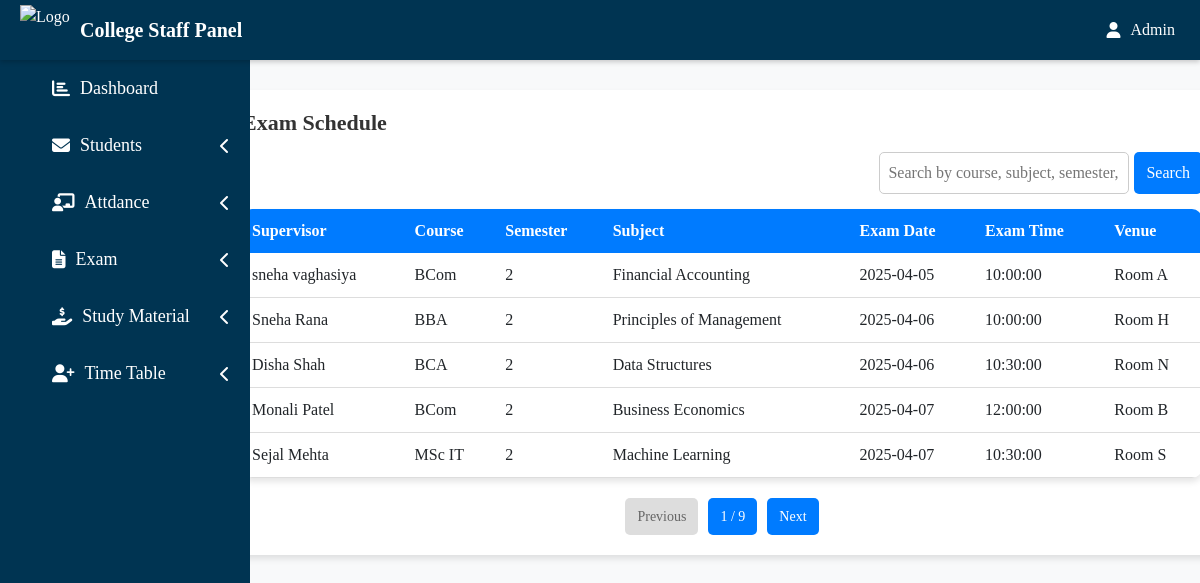
Screenshot of /collegestaff/staff_exam_schedule.php with the database file from the repository.
### tables this page shows
CREATE TABLE `cexam_schedule` (
  `id` int(11) NOT NULL,
  `course` varchar(50) NOT NULL,
  `semester` int(11) NOT NULL,
  `subject` varchar(100) NOT NULL,
  `exam_date` date NOT NULL,
  `exam_time` time NOT NULL,
  `venue` varchar(100) NOT NULL,
  `supervisor_id` int(11) NOT NULL
);

CREATE TABLE `faculty` (
  `id` int(11) NOT NULL,
  `name` varchar(100) NOT NULL,
  `email` varchar(100) NOT NULL,
  `phone` varchar(15) NOT NULL,
  `qualification` varchar(100) NOT NULL,
  `field` enum('BCA','BCOM','BBA','MSC IT','Lab Assistant','Admin Staff','Sports Staff') NOT NULL,
  `designation` varchar(100) NOT NULL,
  `experience` int(11) NOT NULL,
  `contact` varchar(50) NOT NULL,
  `image` varchar(255) NOT NULL
);

### collegestaff/staff_exam_schedule.php (the view, shortened to what this page needs)
<?php
$limit = 5;
$page = isset($_GET['page']) ? (int)$_GET['page'] : 1;
$page = max(1, $page);
$start = ($page - 1) * $limit;
$search = isset($_GET['search']) ? mysqli_real_escape_string($conn, $_GET['search']) : "";
$searchQuery = "";
$totalResultsQuery = "SELECT COUNT(*) as total FROM cexam_schedule e JOIN faculty f ON e.supervisor_id = f.id $searchQuery";
$totalResults = mysqli_fetch_assoc(mysqli_query($conn, $totalResultsQuery))['total'];
$totalPages = ceil($totalResults / $limit);
$query = "SELECT e.course, e.semester, e.subject, e.exam_date, e.exam_time, e.venue, f.name AS supervisor_name
          FROM cexam_schedule e
          JOIN faculty f ON e.supervisor_id = f.id
          $searchQuery
          ORDER BY e.exam_date ASC
          LIMIT $start, $limit";
$result = mysqli_query($conn, $query);
?>
<!DOCTYPE html>
<html lang="en">
<head>
    <link href="https://cdn.jsdelivr.net/npm/bootstrap@5.3.0/dist/css/bootstrap.min.css" rel="stylesheet">
</head>
<body>
    <?php include_once('include/side.php'); ?>
    <div class="container mt-4">
        <div class="container1">
            <fieldset>
                <legend><h1>Exam Schedule</h1></legend>
                <form method="GET" class="search-box">
                    <input type="text" name="search" placeholder="Search by course, subject, semester, supervisor" value="<?php echo htmlspecialchars($search); ?>">
                    <button type="submit">Search</button>
                </form>
                <table>
                    <tr>
                        <th>Supervisor</th>
                        <th>Course</th>
                        <th>Semester</th>
                        <th>Subject</th>
                        <th>Exam Date</th>
                        <th>Exam Time</th>
                        <th>Venue</th>
                    </tr>
                    <?php while ($row = mysqli_fetch_assoc($result)) : ?>
                        <tr>
                            <td><?php echo $row['supervisor_name']; ?></td>
                            <td><?php echo $row['course']; ?></td>
                            <td><?php echo $row['semester']; ?></td>
                            <td><?php echo $row['subject']; ?></td>
                            <td><?php echo $row['exam_date']; ?></td>
                            <td><?php echo $row['exam_time']; ?></td>
                            <td><?php echo $row['venue']; ?></td>
                        </tr>
                    <?php endwhile; ?>
                </table>
                <div class="pagination">
                    <?php if ($page > 1): ?>
                        <a href="?page=<?php echo $page - 1; ?>&search=<?php echo urlencode($search); ?>">Previous</a>
                    <?php else: ?>
                        <span class="disabled">Previous</span>
                    <?php endif; ?>
                    <span><?php echo $page; ?> / <?php echo $totalPages; ?></span>
                    <?php if ($page < $totalPages): ?>
                        <a href="?page=<?php echo $page + 1; ?>&search=<?php echo urlencode($search); ?>">Next</a>
                    <?php else: ?>
                        <span class="disabled">Next</span>
                    <?php endif; ?>
                </div>
            </fieldset>
        </div>
    </div>
</body>
</html>

### collegestaff/staff_exam_schedule.php (style rules this page uses)
body { font-family: 'Poppins', sans-serif; background-color: #f8f9fa; }
.container1 { background: #fff; padding: 20px; border-radius: 10px; box-shadow: 0 4px 6px rgba(0, 0, 0, 0.1); margin-top: 90px; margin-left: 180px; width: 1000px; margin-bottom: 30px; }
h1 { font-size: 22px; font-weight: 600; color: #333; }
table { width: 100%; background: #fff; border-radius: 10px; overflow: hidden; box-shadow: 0 4px 6px rgba(0, 0, 0, 0.1); }
th { background: #007bff; color: white; text-align: left; padding: 10px; }
td { padding: 10px; border-bottom: 1px solid #ddd; }
.pagination { margin-top: 20px; display: flex; justify-content: center; gap: 10px; }
.pagination a, .pagination span { padding: 8px 12px; border-radius: 5px; text-decoration: none; font-size: 14px; background: #007bff; color: white; }
.pagination .disabled { background: #ddd; color: #666; pointer-events: none; }
.search-box { margin-bottom: 15px; display: flex; justify-content: flex-end; }
.search-box input { padding: 8px; width: 250px; border: 1px solid #ccc; border-radius: 5px; }
.search-box button { margin-left: 5px; padding: 8px 12px; background: #007bff; color: white; border: none; border-radius: 5px; cursor: pointer; }

### collegestaff/include/side.php (style rules this page uses)
* { margin: 0; padding: 0; font-family: times new roman; }

### rows the page displays
cexam_schedule: supervisor.name "sneha vaghasiya", course "BCom", semester "2", subject "Financial Accounting", exam_date "2025-04-05", exam_time "10:00:00", venue "Room A"
cexam_schedule: supervisor.name "Sneha Rana", course "BBA", semester "2", subject "Principles of Management", exam_date "2025-04-06", exam_time "10:00:00", venue "Room H"
cexam_schedule: supervisor.name "Disha Shah", course "BCA", semester "2", subject "Data Structures", exam_date "2025-04-06", exam_time "10:30:00", venue "Room N"
cexam_schedule: supervisor.name "Monali Patel", course "BCom", semester "2", subject "Business Economics", exam_date "2025-04-07", exam_time "12:00:00", venue "Room B"
cexam_schedule: supervisor.name "Sejal Mehta", course "MSc IT", semester "2", subject "Machine Learning", exam_date "2025-04-07", exam_time "10:30:00", venue "Room S"

### other values shown
$page "1"
$totalPages "9"
